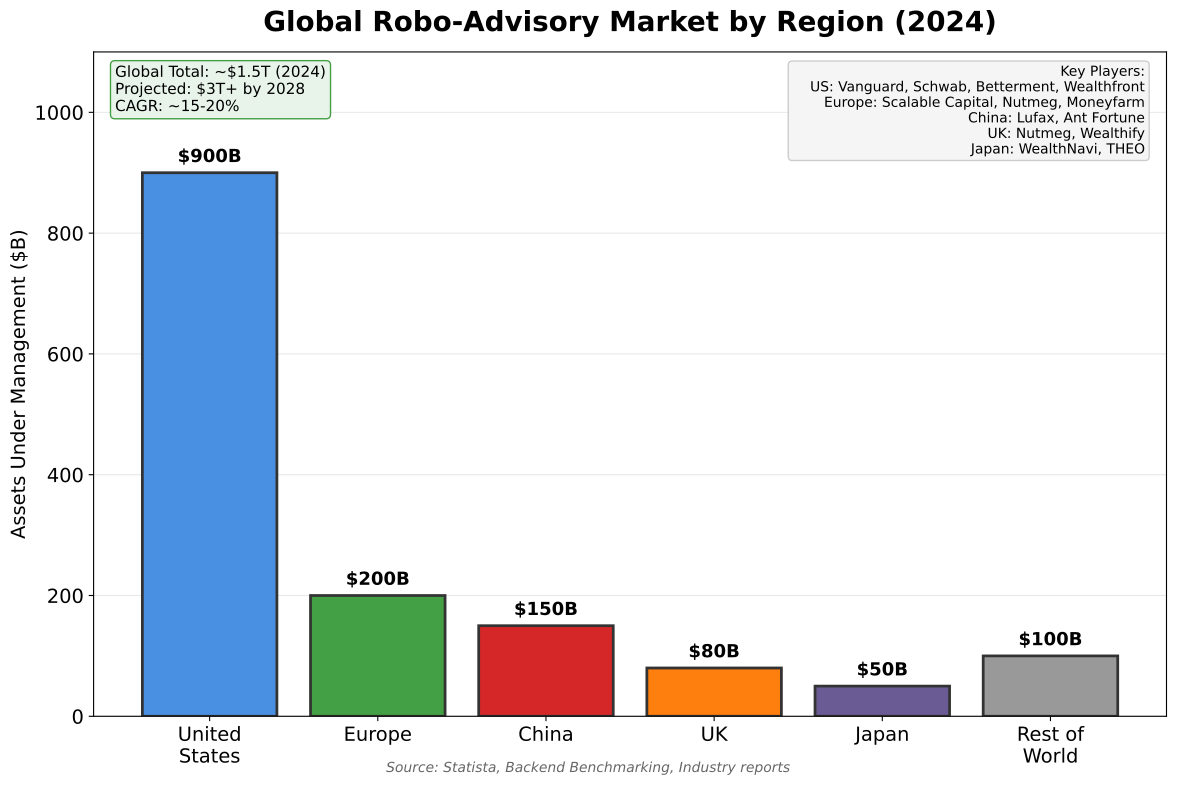

Write the Python code that produced this figure.
"""
Robo-Advisor Global Adoption
Shows robo-advisory market by region

Output: robo_global_adoption.pdf
Module: module_01_fintech
Lesson: 8 - Robo-Advisors
"""

from pathlib import Path
import matplotlib.pyplot as plt
import numpy as np

CHART_METADATA = {
    'title': 'Robo Global Adoption',
    'module': 'module_01_fintech',
    'lesson': 8,
    'url': 'https://github.com/Digital-AI-Finance/digital-finance/tree/main/module_01_fintech/figures/robo_global_adoption'
}

plt.rcParams.update({
    'font.size': 14,
    'axes.labelsize': 14,
})

def create_chart():
    """Create global robo adoption chart"""
    fig, ax = plt.subplots(figsize=(12, 8))

    regions = ['United\nStates', 'Europe', 'China', 'UK', 'Japan', 'Rest of\nWorld']
    aum = [900, 200, 150, 80, 50, 100]  # $B
    colors = ['#4A90E2', '#44A044', '#D62728', '#FF7F0E', '#6B5B95', '#999999']

    bars = ax.bar(regions, aum, color=colors, edgecolor='#333333', lw=2)

    ax.set_ylabel('Assets Under Management ($B)', fontsize=14)
    ax.set_title('Global Robo-Advisory Market by Region (2024)', fontsize=20, fontweight='bold', pad=15)

    ax.set_ylim(0, 1100)
    ax.yaxis.grid(True, alpha=0.3)
    ax.set_axisbelow(True)

    # Add value labels
    for bar, val in zip(bars, aum):
        ax.annotate(f'${val}B',
                   xy=(bar.get_x() + bar.get_width() / 2, bar.get_height()),
                   xytext=(0, 5), textcoords="offset points",
                   ha='center', va='bottom', fontsize=13, fontweight='bold')

    # Key players by region
    players = """Key Players:
    US: Vanguard, Schwab, Betterment, Wealthfront
    Europe: Scalable Capital, Nutmeg, Moneyfarm
    China: Lufax, Ant Fortune
    UK: Nutmeg, Wealthify
    Japan: WealthNavi, THEO"""

    ax.text(0.98, 0.98, players, transform=ax.transAxes, fontsize=10,
           va='top', ha='right',
           bbox=dict(boxstyle='round', facecolor='#F5F5F5', edgecolor='#CCCCCC'))

    # Market projection
    ax.text(0.02, 0.98, 'Global Total: ~$1.5T (2024)\nProjected: $3T+ by 2028\nCAGR: ~15-20%',
           transform=ax.transAxes, fontsize=11, va='top',
           bbox=dict(boxstyle='round', facecolor='#E8F4EA', edgecolor='#44A044'))

    # Source
    fig.text(0.5, 0.02, 'Source: Statista, Backend Benchmarking, Industry reports',
            fontsize=10, ha='center', style='italic', color='#666666')

    plt.tight_layout()

    output_path = Path(__file__).parent / 'robo_global_adoption.pdf'
    plt.savefig(output_path, format='pdf', dpi=300, bbox_inches='tight')
    plt.close()
    print(f"Chart saved to: {output_path}")
    return output_path

if __name__ == '__main__':
    create_chart()
